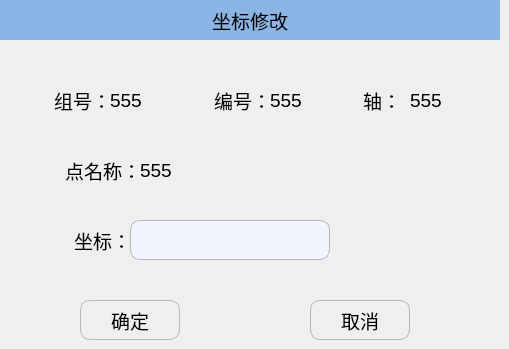
   <widget class="QWidget" name="page_6">
    <widget class="QLabel" name="label_10">
     <property name="geometry">
      <rect>
       <x>0</x>
       <y>0</y>
       <width>500</width>
       <height>40</height>
      </rect>
     </property>
     <property name="minimumSize">
      <size>
       <width>500</width>
       <height>40</height>
      </size>
     </property>
     <property name="maximumSize">
      <size>
       <width>500</width>
       <height>30</height>
      </size>
     </property>
     <property name="font">
      <font>
       <pointsize>14</pointsize>
      </font>
     </property>
     <property name="styleSheet">
      <string notr="true">QLabel{background-color:#8BB5E5;}</string>
     </property>
     <property name="text">
      <string>坐标修改</string>
     </property>
     <property name="alignment">
      <set>Qt::AlignCenter</set>
     </property>
    </widget>
    <widget class="QPushButton" name="Btn_modposOk">
     <property name="geometry">
      <rect>
       <x>80</x>
       <y>300</y>
       <width>100</width>
       <height>40</height>
      </rect>
     </property>
     <property name="minimumSize">
      <size>
       <width>100</width>
       <height>40</height>
      </size>
     </property>
     <property name="maximumSize">
      <size>
       <width>100</width>
       <height>40</height>
      </size>
     </property>
     <property name="font">
      <font>
       <pointsize>14</pointsize>
      </font>
     </property>
     <property name="styleSheet">
      <string notr="true">QPushButton
{
    border-style:solid; /*边框风格*/
    border-width:1px;/*边框宽度*/
    border-color:#B4B6BC; /*边框颜色*/
    border-radius:10px; /*边框倒角*/
}
QPushButton:pressed
{
    border-style:outset; /*边框风格*/
    background-color:qlineargradient(x1: 0, y1: 0, x2: 0, y2: 1, stop:0 #00befa, stop: 1 #0160ea);/*背景色*/
    border-width:1px;/*边框宽度*/
    border-color:#0055ff; /*边框颜色*/
    border-radius:10px; /*边框倒角*/
}</string>
     </property>
     <property name="text">
      <string>确定</string>
     </property>
     <property name="icon">
      <iconset resource="../resource.qrc">
       <normaloff>:/ManualPage/manualpage_images/ok.png</normaloff>:/ManualPage/manualpage_images/ok.png</iconset>
     </property>
     <property name="iconSize">
      <size>
       <width>40</width>
       <height>40</height>
      </size>
     </property>
    </widget>
    <widget class="QPushButton" name="Btn_modposCancel">
     <property name="geometry">
      <rect>
       <x>310</x>
       <y>300</y>
       <width>100</width>
       <height>40</height>
      </rect>
     </property>
     <property name="minimumSize">
      <size>
       <width>100</width>
       <height>40</height>
      </size>
     </property>
     <property name="maximumSize">
      <size>
       <width>100</width>
       <height>40</height>
      </size>
     </property>
     <property name="font">
      <font>
       <pointsize>14</pointsize>
      </font>
     </property>
     <property name="styleSheet">
      <string notr="true">QPushButton
{
    border-style:solid; /*边框风格*/
    border-width:1px;/*边框宽度*/
    border-color:#B4B6BC; /*边框颜色*/
    border-radius:10px; /*边框倒角*/
}
QPushButton:pressed
{
    border-style:outset; /*边框风格*/
    background-color:qlineargradient(x1: 0, y1: 0, x2: 0, y2: 1, stop:0 #00befa, stop: 1 #0160ea);/*背景色*/
    border-width:1px;/*边框宽度*/
    border-color:#0055ff; /*边框颜色*/
    border-radius:10px; /*边框倒角*/
}</string>
     </property>
     <property name="text">
      <string>取消</string>
     </property>
     <property name="icon">
      <iconset resource="../resource.qrc">
       <normaloff>:/ManualPage/manualpage_images/cancel.png</normaloff>:/ManualPage/manualpage_images/cancel.png</iconset>
     </property>
     <property name="iconSize">
      <size>
       <width>30</width>
       <height>30</height>
      </size>
     </property>
    </widget>
    <widget class="QLabel" name="label">
     <property name="geometry">
      <rect>
       <x>10</x>
       <y>80</y>
       <width>101</width>
       <height>41</height>
      </rect>
     </property>
     <property name="font">
      <font>
       <pointsize>14</pointsize>
      </font>
     </property>
     <property name="text">
      <string>组号：</string>
     </property>
     <property name="alignment">
      <set>Qt::AlignRight|Qt::AlignTrailing|Qt::AlignVCenter</set>
     </property>
    </widget>
    <widget class="QLabel" name="label_2">
     <property name="geometry">
      <rect>
       <x>180</x>
       <y>80</y>
       <width>91</width>
       <height>41</height>
      </rect>
     </property>
     <property name="font">
      <font>
       <pointsize>14</pointsize>
      </font>
     </property>
     <property name="text">
      <string>编号：</string>
     </property>
     <property name="alignment">
      <set>Qt::AlignRight|Qt::AlignTrailing|Qt::AlignVCenter</set>
     </property>
    </widget>
    <widget class="QLabel" name="label_3">
     <property name="geometry">
      <rect>
       <x>330</x>
       <y>80</y>
       <width>71</width>
       <height>41</height>
      </rect>
     </property>
     <property name="font">
      <font>
       <pointsize>14</pointsize>
      </font>
     </property>
     <property name="text">
      <string>轴：</string>
     </property>
     <property name="alignment">
      <set>Qt::AlignRight|Qt::AlignTrailing|Qt::AlignVCenter</set>
     </property>
    </widget>
    <widget class="QLabel" name="label_11">
     <property name="geometry">
      <rect>
       <x>10</x>
       <y>150</y>
       <width>131</width>
       <height>41</height>
      </rect>
     </property>
     <property name="font">
      <font>
       <pointsize>14</pointsize>
      </font>
     </property>
     <property name="text">
      <string>点名称：</string>
     </property>
     <property name="alignment">
      <set>Qt::AlignRight|Qt::AlignTrailing|Qt::AlignVCenter</set>
     </property>
    </widget>
    <widget class="QLabel" name="label_12">
     <property name="geometry">
      <rect>
       <x>20</x>
       <y>220</y>
       <width>111</width>
       <height>41</height>
      </rect>
     </property>
     <property name="font">
      <font>
       <pointsize>14</pointsize>
      </font>
     </property>
     <property name="text">
      <string>坐标：</string>
     </property>
     <property name="alignment">
      <set>Qt::AlignRight|Qt::AlignTrailing|Qt::AlignVCenter</set>
     </property>
    </widget>
    <widget class="QLineEdit" name="Edit_coordinate">
     <property name="geometry">
      <rect>
       <x>130</x>
       <y>220</y>
       <width>200</width>
       <height>40</height>
      </rect>
     </property>
     <property name="minimumSize">
      <size>
       <width>200</width>
       <height>40</height>
      </size>
     </property>
     <property name="maximumSize">
      <size>
       <width>200</width>
       <height>40</height>
      </size>
     </property>
     <property name="styleSheet">
      <string notr="true">QLineEdit
{
    background-color:#F1F5FE;
    border-style:solid; /*边框风格*/
    border-width:1px;/*边框宽度*/
    border-color:#B4B6BC; /*边框颜色*/
    border-radius:10px; /*边框倒角*/
}</string>
     </property>
    </widget>
    <widget class="QLabel" name="label_coordGroupNum">
     <property name="geometry">
      <rect>
       <x>110</x>
       <y>80</y>
       <width>61</width>
       <height>41</height>
      </rect>
     </property>
     <property name="font">
      <font>
       <pointsize>14</pointsize>
      </font>
     </property>
     <property name="text">
      <string>555</string>
     </property>
    </widget>
    <widget class="QLabel" name="label_coordNum">
     <property name="geometry">
      <rect>
       <x>270</x>
       <y>80</y>
       <width>51</width>
       <height>41</height>
      </rect>
     </property>
     <property name="font">
      <font>
       <pointsize>14</pointsize>
      </font>
     </property>
     <property name="text">
      <string>555</string>
     </property>
    </widget>
    <widget class="QLabel" name="label_coordAxis">
     <property name="geometry">
      <rect>
       <x>410</x>
       <y>80</y>
       <width>61</width>
       <height>41</height>
      </rect>
     </property>
     <property name="font">
      <font>
       <pointsize>14</pointsize>
      </font>
     </property>
     <property name="text">
      <string>555</string>
     </property>
    </widget>
    <widget class="QLabel" name="label_coordPointName">
     <property name="geometry">
      <rect>
       <x>140</x>
       <y>150</y>
       <width>201</width>
       <height>41</height>
      </rect>
     </property>
     <property name="font">
      <font>
       <pointsize>14</pointsize>
      </font>
     </property>
     <property name="text">
      <string>555</string>
     </property>
    </widget>
   </widget>
